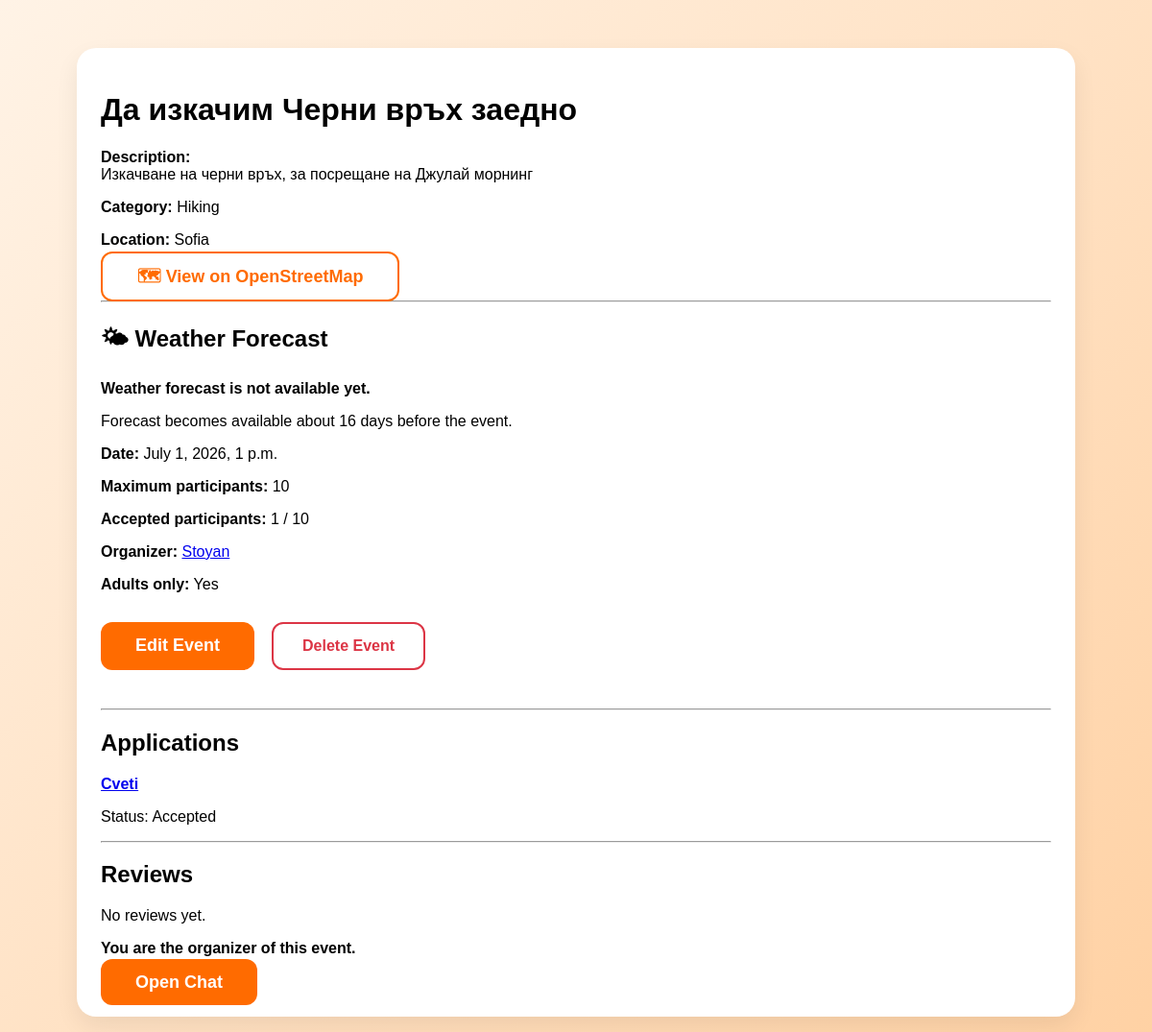
/events/1/ (signed in), run on an earlier commit of the app's database.
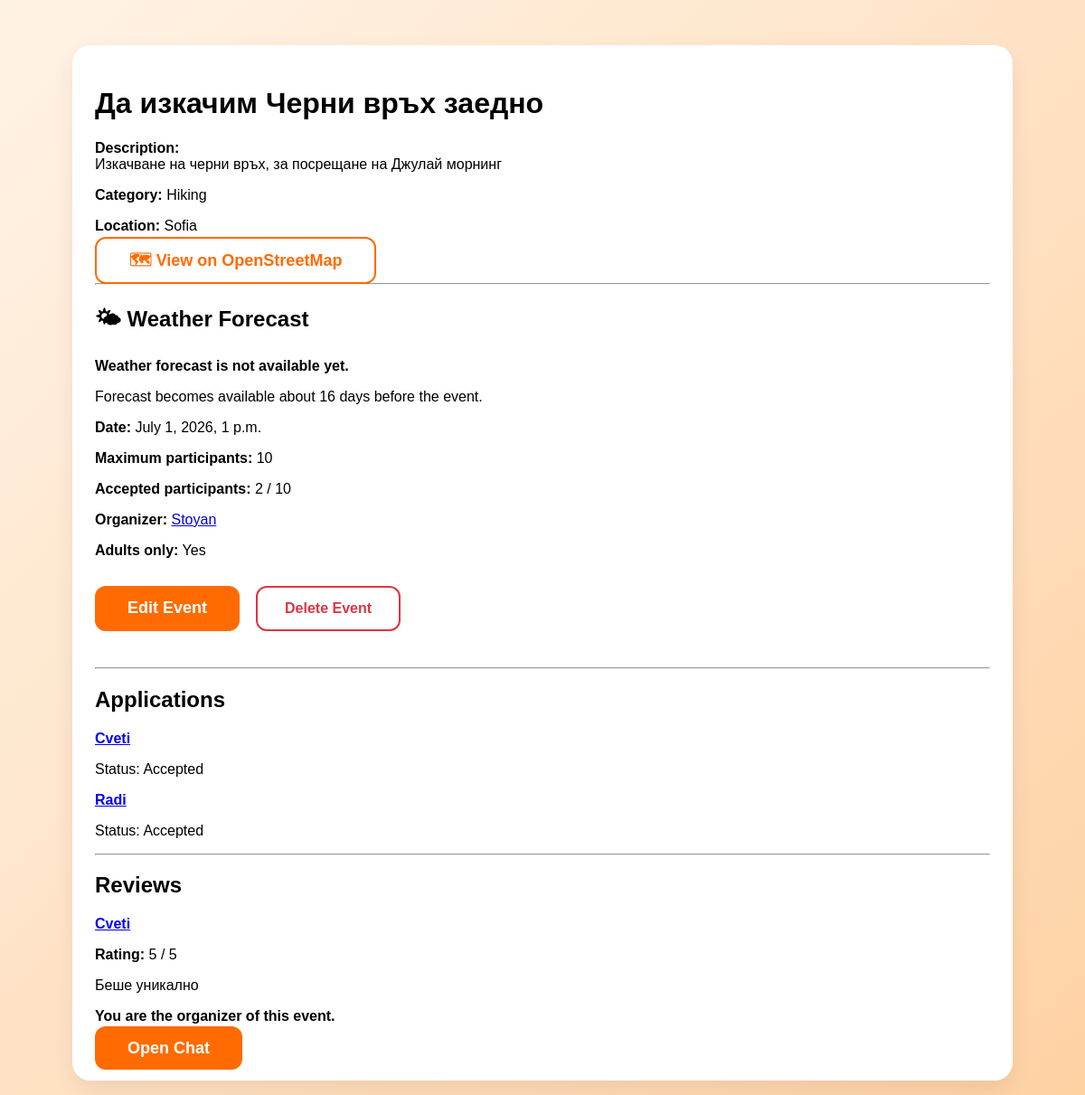
And on a later commit of the database.
### applications/models.py (models this page shows, shortened)
class Application(models.Model):
    STATUS_CHOICES = [
        ("pending", "Pending"),
        ("accepted", "Accepted"),
        ("rejected", "Rejected"),
    ]
    event = models.ForeignKey(
        Event,
        on_delete=models.CASCADE,
        related_name="applications"
    )
    applicant = models.ForeignKey(
        User,
        on_delete=models.CASCADE,
        related_name="event_applications"
    )
    status = models.CharField(
        max_length=20,
        choices=STATUS_CHOICES,
        default="pending"
    )
    created_at = models.DateTimeField(auto_now_add=True)
    class Meta:
        unique_together = ("event", "applicant")

### reviews/models.py (models this page shows, shortened)
class Review(models.Model):
    event = models.ForeignKey(
        Event,
        on_delete=models.CASCADE,
        related_name="reviews"
    )
    reviewer = models.ForeignKey(
        User,
        on_delete=models.CASCADE,
        related_name="given_reviews"
    )
    organizer = models.ForeignKey(
        User,
        on_delete=models.CASCADE,
        related_name="received_reviews"
    )
    rating = models.IntegerField()
    comment = models.TextField()
    created_at = models.DateTimeField(auto_now_add=True)
    class Meta:
        unique_together = ("event", "reviewer")

### events/views.py (the view, shortened to what this page needs)
# urls.py: path("<int:event_id>/", views.event_details_view, name="event_details"),
@login_required
def event_details_view(request, event_id):
    event = get_object_or_404(Event, id=event_id)
    accepted_count = event.applications.filter(
        status="accepted"
    ).count()
    is_full = accepted_count >= event.max_participants
    user_application = None
    if request.user.is_authenticated:
        user_application = Application.objects.filter(
            event=event,
            applicant=request.user
        ).first()
    can_review = False
    weather = get_weather(event.location, event.date_time)
    event_has_ended = event.date_time <= timezone.now()
    return render(request, "events/event_details.html", {
        "event": event,
        "user_application": user_application,
        "accepted_count": accepted_count,
        "is_full": is_full,
        "can_review": can_review,
        "weather": weather,
        "event_has_ended": event_has_ended,
    })

### events/views.py (called while the page is built, shortened)
def get_weather(location, event_date):
    try:
        today = timezone.now().date()
        days_until_event = (event_date.date() - today).days
        if days_until_event < 0 or days_until_event > 16:
            return None
    except Exception:
        return None

### events/templates/events/event_details.html (shortened to what the changed rows need)
{% extends "base.html" %}
{% block content %}
<div class="page-container">
    <div class="event-card">
        <h1>{{ event.title }}</h1>
        <p>
            <strong>Description:</strong><br>
            {{ event.description }}
        </p>
        <p>
            <strong>Category:</strong>
            {{ event.get_category_display }}
        </p>
        <p>
            <strong>Location:</strong>
            {{ event.location }}
        </p>
        <a
            href="https://www.openstreetmap.org/search?query={{ event.location|urlencode }}"
            target="_blank"
            class="btn btn-outline"
        >
            🗺 View on OpenStreetMap
        </a>
        <hr>
        <h2>🌤 Weather Forecast</h2>
        {% if weather %}
            <div class="weather-card">
                <p>
                    <strong>Date:</strong>
                    {{ weather.date }}
                </p>
                <p>
                    <strong>Temperature:</strong>
                    {{ weather.min_temp }}°C – {{ weather.max_temp }}°C
                </p>
                <p>
                    <strong>Wind:</strong>
                    {{ weather.wind_speed }} km/h
                </p>
            </div>
        {% else %}
            <div class="weather-card">
                <p><strong>Weather forecast is not available yet.</strong></p>
                <p>
                </p>
            </div>
        {% endif %}
        <p>
            <strong>Date:</strong>
            {{ event.date_time }}
        </p>
        <p>
            <strong>Maximum participants:</strong>
            {{ event.max_participants }}
        </p>
        <p>
            <strong>Accepted participants:</strong>
            {{ accepted_count }} / {{ event.max_participants }}
        </p>
        <p>
            <strong>Organizer:</strong>
            <a href="{% url 'user_profile' event.organizer.id %}">
            </a>
        </p>
        <p>
            <strong>Adults only:</strong>
            {% if event.is_adults_only %}
                Yes
            {% else %}
                No
            {% endif %}
        </p>
        {% if request.user == event.organizer %}
        <div class="action-buttons">
            <a href="{% url 'edit_event' event.id %}" class="btn btn-primary">
            </a>
            <a href="{% url 'delete_event' event.id %}" class="btn btn-danger">
            </a>
        </div>
        {% endif %}
        {% if request.user == event.organizer %}
            <hr>
            <h2>Applications</h2>
            {% for application in event.applications.all %}
                <div class="card">
                    <p>
                        <strong>
                            <a href="{% url 'user_profile' application.applicant.id %}">
                                {{ application.applicant.username }}
                            </a>
                        </strong>
                    </p>
                    <p>
                        Status:
                        {{ application.get_status_display }}
                    </p>
                </div>
            {% empty %}
                <p>No applications yet.</p>
            {% endfor %}
        {% endif %}
        <hr>
        <h2>Reviews</h2>
        {% for review in event.reviews.all %}
            <div class="card">
                <strong>
                    <a href="{% url 'user_profile' review.reviewer.id %}">
                        {{ review.reviewer.username }}
                    </a>
                </strong>
                <p><strong>Rating:</strong> {{ review.rating }} / 5</p>
                <p>{{ review.comment }}</p>
            </div>
        {% empty %}
            <p>No reviews yet.</p>
        {% endfor %}
        {% if request.user == event.organizer %}
            <p><strong>You are the organizer of this event.</strong></p>
            <a href="{% url 'event_chat' event.id %}" class="btn btn-primary">
                Open Chat
            </a>
        {% endif %}
    </div>
</div>
{% endblock %}

What changed in the data, as far as the page shows it:
added Application: applicant.username "Radi", status "Accepted"
added Review: reviewer.username "Cveti", rating "5", comment "Беше уникално"
Also different on the page:
{{ accepted_count }}: "1" → "2"
text no longer shown: "No reviews yet."
